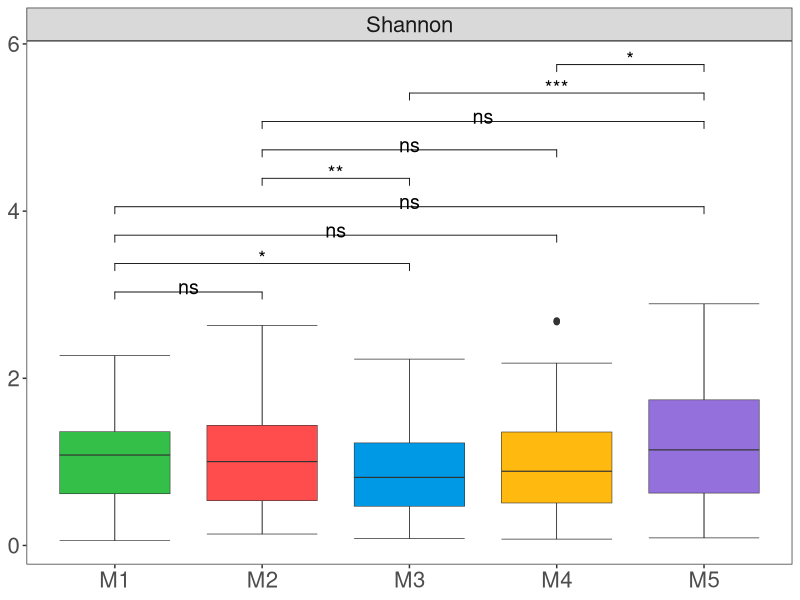

Write the R code that produced this figure.


setwd("") 
rm(list = ls())


library(reshape2)
library(dplyr)
library(stringr)
library(vegan)
library(ggplot2)
library(ggpubr)


genus <- read.delim('otu.txt', row.names = 1, sep = '\t', stringsAsFactors = FALSE, check.names = FALSE)
group <- read.delim("group.txt",header = T)



Shannon <- diversity(genus, index = "shannon", MARGIN = 2, base = exp(1))   #MARGIN：1用列数据算，2用行数据算

Simpson <- diversity(genus, index = "simpson", MARGIN = 2, base = exp(1))

Richness <- specnumber(genus, MARGIN = 2) 


index <- as.data.frame(cbind(Shannon, Simpson, Richness))


tgenus<-ceiling(as.data.frame(t(genus))) 
obs_chao_ace <- t(estimateR(tgenus)) 


index$Chao <- obs_chao_ace[,2]
index$Ace <- obs_chao_ace[,4]
index$obs <- obs_chao_ace[,1]


index$Pielou <- Shannon / log(Richness) 


index$sample<- c(rownames(index))


data <- merge(index,group,by = 'sample')


write.csv(data,"5-alpha data.csv")


shapiro.test(Shannon)

Shannon<- ggplot(data,aes(x=group,y=Shannon))+  
  stat_boxplot(geom = "errorbar", linewidth=0.2)+ 
  geom_boxplot(aes(fill=group),linewidth=0.2)+ 
  scale_fill_manual(values =c("#34bf49","#ff4c4c","#0099e5","#FFB90F","#9370DB"))+
  #stat_compare_means(method = "kruskal.test", label.y = 2,label.x = 0.7,label = "p.signif") +
  stat_compare_means(comparisons=list(c("M1", "M2"), c("M1", "M3"), c("M1", "M4"), c("M1", "M5"), c("M2", "M3"), c("M2", "M4"),
                                      c("M2","M5"),c("M3","M5"),c("M4","M5")),
                     method="wilcox.test",label = "p.signif",size=5,vjust = 0.5,hjust=1.3)+theme_bw()+
  theme(panel.grid = element_blank(),
    axis.text.x = element_text(size = 16,face = "plain",hjust = 0.5),
        axis.title.x = element_blank(),
        axis.text.y = element_text(size = 16,face = "plain",hjust = 0.5),
        axis.title.y = element_text(vjust=0.2,size=16,face="bold"),
        strip.text = element_text(size = 16),
        legend.position ="none")+ylab(NULL)+
  facet_grid(.~"Shannon")
Shannon
# Note:When drawing Simpson, replace "Shannon" with Simpson.

